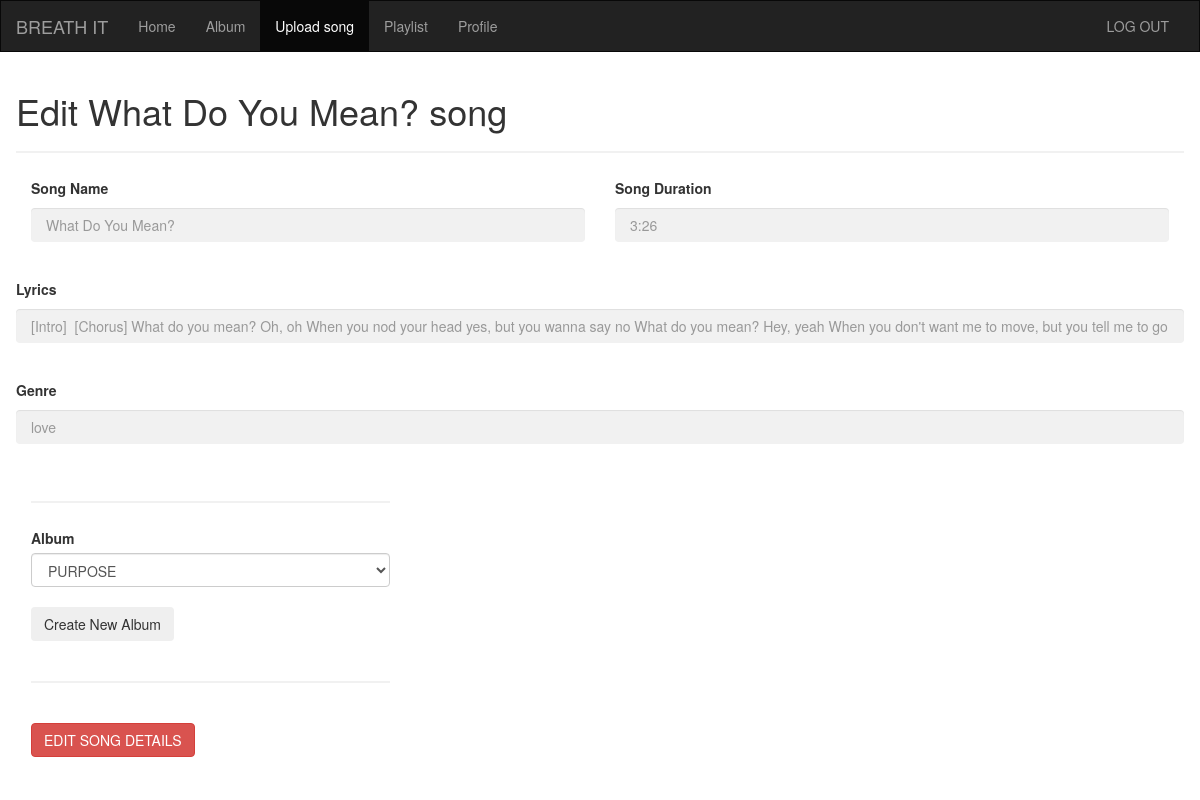
Screenshot of /song/edit/1 with the database file from the repository.
### app.py (models this page shows)
class Song(db.Model):
    id=db.Column(db.Integer(),primary_key=True)
    pfile=db.Column(db.String(255))
    song_name=db.Column(db.String(),nullable=False)
    lyrics=db.Column(db.String(4000),nullable=False)
    duration=db.Column(db.String(),nullable=False)
    genre=db.Column(db.Integer())
    filename = db.Column(db.String(255), nullable=False)
    flaged=db.Column(db.String())
    Date_created=datetime.datetime.now().strftime("%x")
    album=db.Column(db.Integer(),db.ForeignKey('album.id'))
    creator=db.Column(db.Integer(),db.ForeignKey('creator.id'))
    Playlist_tracks=db.relationship('Playlist_tracks')
    rating=db.relationship('Rating')

### app.py (the view, shortened to what this page needs)
@app.route('/song/edit/<int:id>',methods=['GET','POST'])
def song_edit_page(id):
    return render_template('song_edit_page.html',song=Song.query.filter_by(id=id).first(),Album=Album.query.all())

### templates/song_edit_page.html (shortened to what this page needs)
<!DOCTYPE html>
<html lang="en">
<head>
  <link rel="stylesheet" href="https://maxcdn.bootstrapcdn.com/bootstrap/3.4.1/css/bootstrap.min.css">
</head>
<body>
<nav class="navbar navbar-inverse">
  <div class="container-fluid">
    <div class="navbar-header">
      <a class="navbar-brand" href="/play">BREATH IT</a>
    </div>
    <div class="collapse navbar-collapse" id="myNavbar">
      <ul class="nav navbar-nav">
        <li><a href="/play">Home</a></li>
        <li><a href="/album">Album</a></li>
        <li class="active"><a href="/upload">Upload song</a></li>
        <li><a href="/playlist">Playlist</a></li>
        <li><a href="/user.details">Profile</a></li>
      </ul>
      <ul class="nav navbar-nav navbar-right">
        <li><a href="/Logout"> LOG OUT</a></li>
      </ul>
    </div>
  </div>
</nav>
<div class="container">
    <div class="row">
      <form method="POST" action="/song/edit/{{song.id}}" enctype="multipart/form-data">
        <h1>Edit {{song.song_name}} song</h1>
        <hr>
        <div class="form-row">
          <div class="form-group col-md-6">
            <label for="Song_name">Song Name</label>
            <input type="text" class="form-control" id="Song_name" name="Songname" placeholder="{{song.song_name}}">
          </div>
          <div class="form-group col-md-6">
            <label for="duration">Song Duration</label>
            <input type="text" class="form-control" id="duration" name="duration" placeholder="{{song.duration}}">
          </div>
        </div>
        <div class="form-group">
          <label for="lyrics">Lyrics</label>
          <input type="text" class="form-control" id="lyrics" name="lyrics" placeholder="{{song.lyrics}}">
        </div>
        <div class="form-group">
          <label for="genre">Genre</label>
          <input type="text" class="form-control" id="genre" name="genre" placeholder="{{song.genre}}">
        </div>
        <div class="form-row">
          <div class="form-group col-md-4">
            <hr>
            <label for="album">Album</label>
            <select id="album"  name="album" class="form-control">
              <option selected>{{song.album}}</option>
            </select>
            <br>
            <button type="button" class="btn btn-light" onclick="location.href='/album/edit'">Create New Album</button>
          <br><br><hr>
          </div>
        </div>
      </div>
      <button type="submit" class="btn btn-danger" >EDIT SONG DETAILS</button>
        </div>
</div><br><br>
</body>
</html>

### templates/song_edit_page.html (style rules this page uses)
.navbar { margin-bottom: 3px; border-radius: 0; position: sticky; }
a { cursor:pointer; }
* { box-sizing: border-box }
.container { padding: 16px; }
input[type=text], input[type=name] { width: 100%; padding: 15px; margin: 5px 0 22px 0; display: inline-block; border: none; background: #f1f1f1; }
hr { border: 1px solid #f1f1f1; margin-bottom: 25px; }
a { color: dodgerblue; }

### rows the page displays
Song: song_name "What Do You Mean?", Songname "What Do You Mean?", duration "3:26", genre "love", album "PURPOSE"
